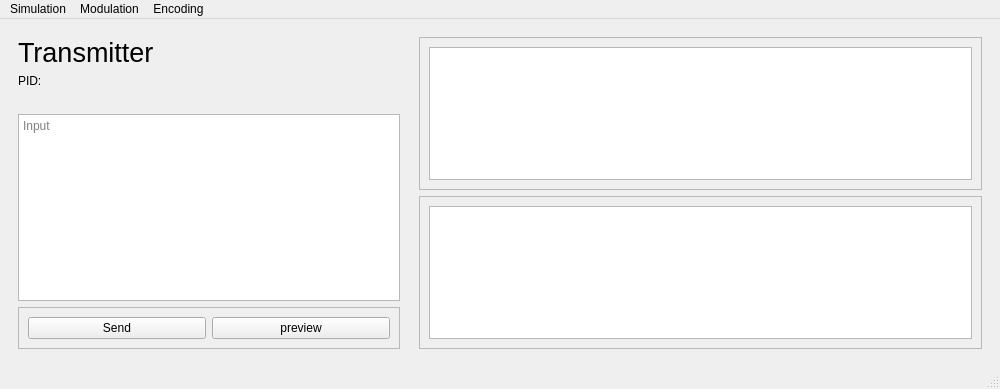
<?xml version="1.0" encoding="UTF-8"?>
<ui version="4.0">
 <class>Transmitter</class>
 <widget class="QMainWindow" name="Transmitter">
  <property name="geometry">
   <rect>
    <x>0</x>
    <y>0</y>
    <width>1000</width>
    <height>389</height>
   </rect>
  </property>
  <property name="windowTitle">
   <string>Transmitter</string>
  </property>
  <widget class="QWidget" name="centralwidget">
   <layout class="QHBoxLayout" name="horizontalLayout">
    <item>
     <widget class="QSplitter" name="splitter">
      <property name="orientation">
       <enum>Qt::Orientation::Horizontal</enum>
      </property>
      <property name="opaqueResize">
       <bool>false</bool>
      </property>
      <property name="handleWidth">
       <number>1</number>
      </property>
      <widget class="QFrame" name="frame">
       <property name="maximumSize">
        <size>
         <width>400</width>
         <height>16777215</height>
        </size>
       </property>
       <property name="frameShape">
        <enum>QFrame::Shape::NoFrame</enum>
       </property>
       <layout class="QVBoxLayout" name="verticalLayout_2">
        <item>
         <widget class="QLabel" name="label_transmitter">
          <property name="font">
           <font>
            <pointsize>20</pointsize>
           </font>
          </property>
          <property name="text">
           <string>Transmitter</string>
          </property>
         </widget>
        </item>
        <item>
         <widget class="QLabel" name="label_pid">
          <property name="layoutDirection">
           <enum>Qt::LayoutDirection::LeftToRight</enum>
          </property>
          <property name="text">
           <string>PID:</string>
          </property>
         </widget>
        </item>
        <item>
         <spacer name="verticalSpacer_2">
          <property name="orientation">
           <enum>Qt::Orientation::Vertical</enum>
          </property>
          <property name="sizeType">
           <enum>QSizePolicy::Policy::Fixed</enum>
          </property>
          <property name="sizeHint" stdset="0">
           <size>
            <width>20</width>
            <height>20</height>
           </size>
          </property>
         </spacer>
        </item>
        <item>
         <widget class="QPlainTextEdit" name="input_box">
          <property name="documentTitle">
           <string/>
          </property>
          <property name="placeholderText">
           <string>Input</string>
          </property>
         </widget>
        </item>
        <item>
         <widget class="QFrame" name="frame_5">
          <property name="frameShape">
           <enum>QFrame::Shape::StyledPanel</enum>
          </property>
          <property name="frameShadow">
           <enum>QFrame::Shadow::Raised</enum>
          </property>
          <layout class="QHBoxLayout" name="horizontalLayout_2">
           <item>
            <widget class="QPushButton" name="btn_send">
             <property name="text">
              <string>Send</string>
             </property>
            </widget>
           </item>
           <item>
            <widget class="QPushButton" name="btn_preview">
             <property name="text">
              <string>preview</string>
             </property>
            </widget>
           </item>
          </layout>
         </widget>
        </item>
       </layout>
      </widget>
      <widget class="QFrame" name="frame_2">
       <property name="frameShape">
        <enum>QFrame::Shape::NoFrame</enum>
       </property>
       <layout class="QVBoxLayout" name="verticalLayout_3">
        <item>
         <widget class="QFrame" name="frame_3">
          <property name="frameShape">
           <enum>QFrame::Shape::StyledPanel</enum>
          </property>
          <property name="frameShadow">
           <enum>QFrame::Shadow::Raised</enum>
          </property>
          <layout class="QVBoxLayout" name="verticalLayout_4">
           <item>
            <widget class="QChartView" name="chart_bitstream"/>
           </item>
          </layout>
         </widget>
        </item>
        <item>
         <widget class="QFrame" name="frame_4">
          <property name="frameShape">
           <enum>QFrame::Shape::StyledPanel</enum>
          </property>
          <property name="frameShadow">
           <enum>QFrame::Shadow::Raised</enum>
          </property>
          <layout class="QVBoxLayout" name="verticalLayout_5">
           <item>
            <widget class="QChartView" name="chart_signal"/>
           </item>
          </layout>
         </widget>
        </item>
       </layout>
      </widget>
     </widget>
    </item>
   </layout>
  </widget>
  <widget class="QMenuBar" name="menubar">
   <property name="geometry">
    <rect>
     <x>0</x>
     <y>0</y>
     <width>1000</width>
     <height>23</height>
    </rect>
   </property>
   <widget class="QMenu" name="menuSimulation">
    <property name="title">
     <string>Simulation</string>
    </property>
    <addaction name="actionFrequency"/>
    <addaction name="actionSignal_Resolution"/>
    <addaction name="actionError"/>
   </widget>
   <widget class="QMenu" name="menuModulation">
    <property name="title">
     <string>Modulation</string>
    </property>
    <addaction name="actionNRZ_Polar"/>
    <addaction name="actionManchester"/>
    <addaction name="actionBipolar"/>
    <addaction name="actionASK"/>
    <addaction name="actionFSK"/>
    <addaction name="action4_QAM"/>
   </widget>
   <widget class="QMenu" name="menuEncoding">
    <property name="title">
     <string>Encoding</string>
    </property>
    <addaction name="actionByte_Counting"/>
    <addaction name="actionBite_Insertion"/>
    <addaction name="separator"/>
    <addaction name="actionParity_Bit"/>
    <addaction name="actionCRC"/>
    <addaction name="separator"/>
    <addaction name="actionHamming"/>
    <addaction name="actionNone"/>
   </widget>
   <addaction name="menuSimulation"/>
   <addaction name="menuModulation"/>
   <addaction name="menuEncoding"/>
  </widget>
  <widget class="QStatusBar" name="statusbar"/>
  <action name="actionFrequency">
   <property name="text">
    <string>&amp;Frequency</string>
   </property>
  </action>
  <action name="actionSignal_Resolution">
   <property name="text">
    <string>&amp;Signal Resolution</string>
   </property>
  </action>
  <action name="actionNRZ_Polar">
   <property name="checkable">
    <bool>true</bool>
   </property>
   <property name="checked">
    <bool>true</bool>
   </property>
   <property name="text">
    <string>&amp;NRZ-Polar</string>
   </property>
  </action>
  <action name="actionManchester">
   <property name="checkable">
    <bool>true</bool>
   </property>
   <property name="text">
    <string>&amp;Manchester</string>
   </property>
  </action>
  <action name="actionBipolar">
   <property name="checkable">
    <bool>true</bool>
   </property>
   <property name="text">
    <string>&amp;Bipolar</string>
   </property>
  </action>
  <action name="actionASK">
   <property name="checkable">
    <bool>true</bool>
   </property>
   <property name="text">
    <string>&amp;ASK</string>
   </property>
  </action>
  <action name="actionFSK">
   <property name="checkable">
    <bool>true</bool>
   </property>
   <property name="text">
    <string>&amp;FSK</string>
   </property>
  </action>
  <action name="action4_QAM">
   <property name="checkable">
    <bool>true</bool>
   </property>
   <property name="text">
    <string>&amp;8-QAM</string>
   </property>
  </action>
  <action name="actionByte_Counting">
   <property name="checkable">
    <bool>true</bool>
   </property>
   <property name="checked">
    <bool>true</bool>
   </property>
   <property name="text">
    <string>&amp;Byte Counting</string>
   </property>
  </action>
  <action name="actionBite_Insertion">
   <property name="checkable">
    <bool>true</bool>
   </property>
   <property name="text">
    <string>Bite &amp;Insertion</string>
   </property>
  </action>
  <action name="actionParity_Bit">
   <property name="checkable">
    <bool>true</bool>
   </property>
   <property name="text">
    <string>&amp;Parity Bit</string>
   </property>
  </action>
  <action name="actionCRC">
   <property name="checkable">
    <bool>true</bool>
   </property>
   <property name="text">
    <string>&amp;CRC</string>
   </property>
  </action>
  <action name="actionHamming">
   <property name="checkable">
    <bool>true</bool>
   </property>
   <property name="text">
    <string>&amp;Hamming</string>
   </property>
  </action>
  <action name="actionError">
   <property name="text">
    <string>&amp;Error</string>
   </property>
  </action>
  <action name="actionNone">
   <property name="checkable">
    <bool>true</bool>
   </property>
   <property name="checked">
    <bool>true</bool>
   </property>
   <property name="text">
    <string>&amp;None</string>
   </property>
  </action>
 </widget>
 <customwidgets>
  <customwidget>
   <class>QChartView</class>
   <extends>QGraphicsView</extends>
   <header>QtCharts</header>
  </customwidget>
 </customwidgets>
 <resources/>
 <connections/>
</ui>
